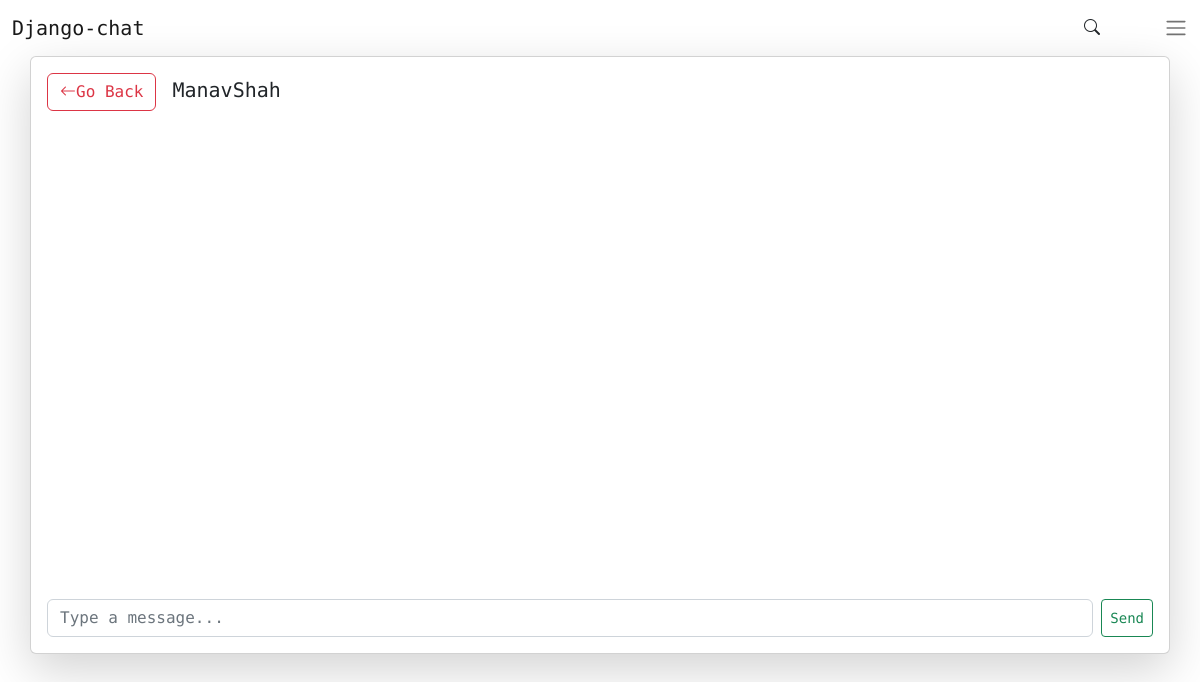
The page /chats/ChatRoom/19 (signed in) on the database as committed earlier.
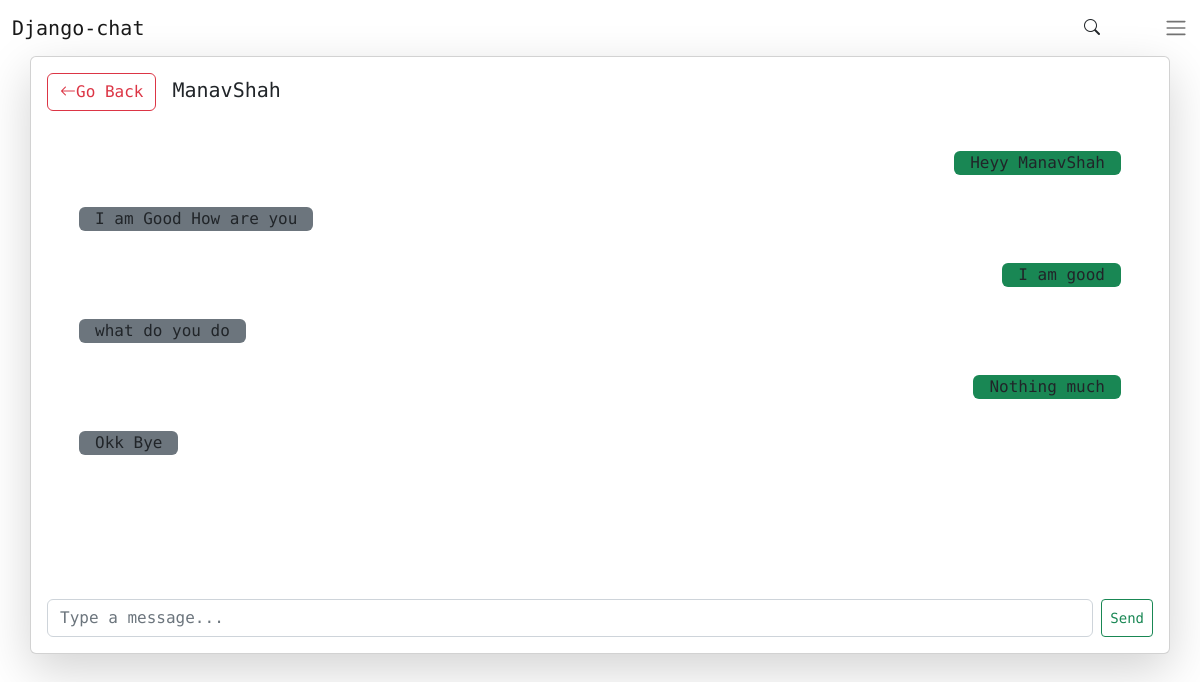
The same page on the database as committed later.
### chats/models.py (models this page shows)
class PersonalChat(models.Model):
    chat=models.CharField(max_length=500,null=False,blank=False)
    sender=models.ForeignKey(User,on_delete=models.CASCADE,related_name='sender')
    reciever=models.ForeignKey(User,related_name='reciever',on_delete=models.CASCADE,null=False,blank=False)
    timestamp=models.DateTimeField(auto_now_add=True)
    is_viewed=models.BooleanField(default=False)
    def __str__(self):
        return f'{self.chat}'
    objects=PersonalChatManager()

### chats/views.py (the view)
# urls.py: path('ChatRoom/<int:pk>',create_personal_room,name='create_personal_room'),
def create_personal_room(request,pk):
    user_id=pk
    current_user=request.user
    chat_partner=User.objects.get(id=user_id)
    RoomObject=PersonalChatRoom.objects.new_or_get(request,chat_partner)
    for i in RoomObject.chats.all():
        i.is_viewed=True
        i.save()
    context={
        'chat_partner':chat_partner,
        'RoomObject':RoomObject,
    }
    return render(request,'chats/personal_chat_room.html',context)

### chats/models.py (called while the page is built)
@receiver(post_save,sender=PersonalChat)
def add_chat_to_chat_room(sender,instance,created,*args,**kwargs):
    if created:
        sender_=instance.sender
        reciever=instance.reciever
        chat_roomobj=PersonalChatRoom.objects.all()
        for i in chat_roomobj:
            if sender_ in i.members.all() and reciever in i.members.all():
                new_obj=i
                i.chats.add(instance)
            else:
                pass

    def new_or_get(self,request,chat_partner):
        current_user=request.user
        chat_partner=chat_partner
        chat_roomobj=PersonalChatRoom.objects.all()
        if chat_roomobj:
            for i in chat_roomobj:
                if current_user in i.members.all() and chat_partner in i.members.all():
                    room_obj=i
                    print(room_obj)
                    return room_obj
            room_obj=PersonalChatRoom.objects.create()
            room_obj.members.add(current_user)
            room_obj.members.add(chat_partner)
            return room_obj
        else:
            room_obj=PersonalChatRoom.objects.create()
            room_obj.members.add(current_user)
            room_obj.members.add(chat_partner)
            return room_obj

### django_chat/templatetags/custom_tags.py (called while the page is built)
@register.filter
def remove_unnecessary(value):
    s1="".join(c for c in value if c.isalpha())
    return s1

### chats/templates/chats/personal_chat_room.html (shortened to what this page needs)
{% extends 'base.html' %}
{% block content %}
{% load custom_tags %}
<div class="container card shadow-lg p-3 mb-5 rounded other-components" style="font-family: 'Open Sans', sans-serif !important;">
    <h5 class="card-title"><a href="{% url 'home' %}" class="bi bi-arrow-left me-3 btn btn-outline-danger">Go Back</a>{{chat_partner}}</h5>
    <div class="card-body messagebody" id='messagebody' style="overflow-y: scroll; height:60vh;">
        {% for i in RoomObject.chats.all %}
        {% if i.sender == request.user %}
        <div class="card border-0 other-components senderchats">
            <div class="card-body">
              <span class='bg-success px-3 rounded' style='float:right'>{{i}}</span>
            </div>
          </div>
        {% else %}
        <div class="card border-0 other-components recieverchats">
            <div class="card-body">
              <span class='bg-secondary px-3 rounded' style='float:left'>{{i}}</span>
            </div>
          </div>
        {% endif %}
        {% endfor %}
    </div>
    <form class="d-flex" role="search">
        <input class="form-control me-2" type="text" placeholder="Type a message..." id='ChatInput'>
        <button class="btn btn-outline-success btn-sm" type="submit" id='ChatSubmit'>Send</button>
      </form>
{% endblock content %}

### templates/base.html (shortened to what this page needs)
<!DOCTYPE html>
{% load bootstrap5 %}
{% load i18n %}
{% bootstrap_css %}
<html lang="en">
<head>
    {% include 'links&cdns.html' %}
</head>
<body>
   {% include 'nav.html' %}
   {% block content %}
   {% endblock content %}
</body>
</html>

### templates/links&cdns.html (shortened to what this page needs)
{% load static %}
<link rel="stylesheet" href="https://cdn.jsdelivr.net/npm/bootstrap-icons@1.9.1/font/bootstrap-icons.css">
<link href="https://cdn.jsdelivr.net/npm/bootstrap@5.2.0/dist/css/bootstrap.min.css" rel="stylesheet">
<link rel="stylesheet" href="{% static 'css/master.css' %}">

### templates/nav.html (shortened to what this page needs)
<nav class="navbar navbar-expand">
    <div class="container-fluid">
      <a class="navbar-brand" href="{% url 'home' %}">Django-chat</a>
      <div class="collapse navbar-collapse" id="navbarSupportedContent">
        {% include 'snippets/search_form.html' %}
        <div class="nav-item dropdown d-flex">
          <a class="nav-link" href="#" role="button" data-bs-toggle="dropdown" aria-expanded="false">
            <span class="navbar-toggler-icon"></span>
          </a>
        </div>
      </div>
    </div>
  </nav>

### templates/snippets/search_form.html (shortened to what this page needs)
<form class="ms-3 me-3" action='{% url 'accounts:search' %}' method='get' role="search">
    <i class="bi bi-search me-5 mt-1" id='searchicon'></i>
  </form>

### static/css/master.css (style rules this page uses)
* { font-family: 'Fira Code', monospace; }

Rows that differ between the two databases and show on the page:
added PersonalChat: chat "Heyy ManavShah"
added PersonalChat: chat "I am Good How are you"
added PersonalChat: chat "I am good"
added PersonalChat: chat "what do you do"
added PersonalChat: chat "Nothing much"
added PersonalChat: chat "Okk Bye"
